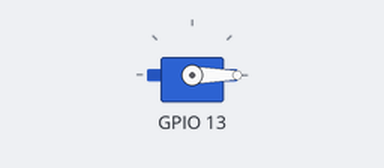
The program below on a simulated ESP32 board running MicroPython. On the bench: servo. Servo angles are drawn from the pulse width (0.5 ms = 0°, 2.5 ms = 180°). At 0.3 s the program stops and its outputs stay as they are.

Above: at 0.1 s.
Timing chart, 0 to 1.7 s (numbered marks = the images above):
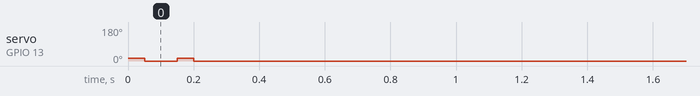

The program:

d003_pwm_single.py
```python
# !/usr/bin/env python
# -*- coding: utf-8 -*-
"""
用于测试控制舵机转动角度
设置舵机的角度:
            0.5ms--------------0度；
            1.0ms------------45度；
            1.5ms------------90度；
            2.0ms-----------135度；
            2.5ms-----------180度；
PWM信号，频率为50Hz（舵机通常使用50Hz的PWM信号）, 1s/50 = 20ms
占空比通常以分辨率表示（例如 0-1023）, 微秒计算
因此计算:
45度 ----------- pwm.duty(1 / 20 * 1023)
直接用时间, 纳秒计算
45度 ----------- pwm.duty_ns(1 * 1000)

"""

import time

from machine import Pin, PWM


class PwmOperate:
    def __init__(self, pin_num=13):
        # 连接舵机信号线的GPIO引脚
        self.servo_pin = pin_num
        # 初始化PWM信号，频率为50Hz（舵机通常使用50Hz的PWM信号）
        self.pwm = PWM(Pin(self.servo_pin), freq=50)

    def set_angle(self, angle):
        """
        设置舵机的角度
        :param angle: 角度值（0-180）
        """
        # 将角度转换为PWM占空比，500~2500微秒（0.5ms~2.5ms）为舵机有效范围
        duty_us = 500 + (angle / 180.0) * 2000  # 转换为微秒
        # PWM信号的周期，通常是 20ms（50Hz）用于舵机。
        duty_cycle = int(duty_us / 20000 * 1023)  # 转换为占空比（0-1023）
        self.pwm.duty_ns(int(duty_us * 1000))

    def angle_loop(self):
        try:
            while True:
                # 示例：让舵机在 0° - 180° - 0° 来回摆动
                for angle in range(0, 181, 10):
                    self.set_angle(angle)
                    time.sleep(0.05)
                for angle in range(180, -1, -10):
                    self.set_angle(angle)
                    time.sleep(0.05)
        except KeyboardInterrupt:
            print("Finish by exception!")
            self.pwm.deinit()  # 释放PWM资源

    def multi_click(self, count=1, tap_time=0.05):
        while count > 0:
            self.set_angle(15)
            time.sleep(tap_time)
            self.set_angle(0)
            count -= 1
            time.sleep(0.1)
        else:
            self.set_angle(0)


pwnOp = PwmOperate()
if __name__ == '__main__':
    # pwnOp.angle_loop()
    pwnOp.multi_click(2)
```
